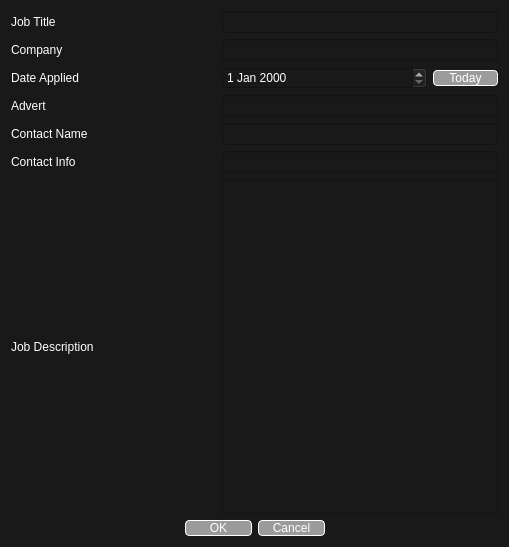
<?xml version="1.0" encoding="UTF-8"?>
<ui version="4.0">
 <class>NewAppDialog</class>
 <widget class="QDialog" name="NewAppDialog">
  <property name="geometry">
   <rect>
    <x>0</x>
    <y>0</y>
    <width>509</width>
    <height>547</height>
   </rect>
  </property>
  <property name="minimumSize">
   <size>
    <width>509</width>
    <height>547</height>
   </size>
  </property>
  <property name="windowTitle">
   <string>New Application</string>
  </property>
  <property name="styleSheet">
   <string notr="true">background-color : rgb(25,25,25);
color :  rgb(255,255,255)</string>
  </property>
  <layout class="QGridLayout" name="gridLayout">
   <item row="1" column="0">
    <layout class="QGridLayout" name="gridLayout_2">
     <item row="4" column="0">
      <widget class="QLabel" name="lContactName">
       <property name="text">
        <string>Contact Name</string>
       </property>
      </widget>
     </item>
     <item row="3" column="0">
      <widget class="QLabel" name="lAdLink">
       <property name="text">
        <string>Advert</string>
       </property>
       <property name="buddy">
        <cstring>AdvertLink</cstring>
       </property>
      </widget>
     </item>
     <item row="1" column="0">
      <widget class="QLabel" name="lCompany">
       <property name="text">
        <string>Company</string>
       </property>
       <property name="buddy">
        <cstring>CompanyName</cstring>
       </property>
      </widget>
     </item>
     <item row="2" column="2">
      <widget class="QPushButton" name="TodayButton">
       <property name="sizePolicy">
        <sizepolicy hsizetype="Fixed" vsizetype="Fixed">
         <horstretch>0</horstretch>
         <verstretch>0</verstretch>
        </sizepolicy>
       </property>
       <property name="minimumSize">
        <size>
         <width>65</width>
         <height>0</height>
        </size>
       </property>
       <property name="layoutDirection">
        <enum>Qt::LeftToRight</enum>
       </property>
       <property name="autoFillBackground">
        <bool>false</bool>
       </property>
       <property name="styleSheet">
        <string notr="true">background-color: rgb(155,155,155);
border:1px solid rgb(255,255,255);
border-radius: 4</string>
       </property>
       <property name="text">
        <string>Today</string>
       </property>
       <property name="default">
        <bool>false</bool>
       </property>
       <property name="flat">
        <bool>false</bool>
       </property>
      </widget>
     </item>
     <item row="6" column="1" colspan="2">
      <widget class="QPlainTextEdit" name="JobDescription"/>
     </item>
     <item row="2" column="1">
      <widget class="QDateEdit" name="ApplicationDate"/>
     </item>
     <item row="2" column="0">
      <widget class="QLabel" name="lAppDate">
       <property name="text">
        <string>Date Applied</string>
       </property>
       <property name="buddy">
        <cstring>ApplicationDate</cstring>
       </property>
      </widget>
     </item>
     <item row="0" column="0">
      <widget class="QLabel" name="lTitle">
       <property name="text">
        <string>Job Title</string>
       </property>
       <property name="buddy">
        <cstring>JobTitle</cstring>
       </property>
      </widget>
     </item>
     <item row="6" column="0">
      <widget class="QLabel" name="lDescription">
       <property name="text">
        <string>Job Description</string>
       </property>
       <property name="buddy">
        <cstring>JobDescription</cstring>
       </property>
      </widget>
     </item>
     <item row="5" column="0">
      <widget class="QLabel" name="lContactInfo">
       <property name="text">
        <string>Contact Info</string>
       </property>
      </widget>
     </item>
     <item row="5" column="1" colspan="2">
      <widget class="QLineEdit" name="ContactInfo"/>
     </item>
     <item row="4" column="1" colspan="2">
      <widget class="QLineEdit" name="ContactName"/>
     </item>
     <item row="3" column="1" colspan="2">
      <widget class="QLineEdit" name="AdvertLink"/>
     </item>
     <item row="1" column="1" colspan="2">
      <widget class="QLineEdit" name="CompanyName"/>
     </item>
     <item row="0" column="1" colspan="2">
      <widget class="QLineEdit" name="JobTitle"/>
     </item>
    </layout>
   </item>
   <item row="2" column="0">
    <widget class="QDialogButtonBox" name="buttonBox">
     <property name="enabled">
      <bool>true</bool>
     </property>
     <property name="styleSheet">
      <string notr="true">min-width : 65px;
background-color: rgb(155,155,155);
border:1px solid rgb(255,255,255);
border-radius: 4</string>
     </property>
     <property name="orientation">
      <enum>Qt::Horizontal</enum>
     </property>
     <property name="standardButtons">
      <set>QDialogButtonBox::Cancel|QDialogButtonBox::Ok</set>
     </property>
     <property name="centerButtons">
      <bool>true</bool>
     </property>
    </widget>
   </item>
  </layout>
 </widget>
 <tabstops>
  <tabstop>JobTitle</tabstop>
  <tabstop>CompanyName</tabstop>
  <tabstop>ApplicationDate</tabstop>
  <tabstop>TodayButton</tabstop>
  <tabstop>AdvertLink</tabstop>
  <tabstop>ContactName</tabstop>
  <tabstop>ContactInfo</tabstop>
  <tabstop>JobDescription</tabstop>
 </tabstops>
 <resources/>
 <connections>
  <connection>
   <sender>buttonBox</sender>
   <signal>rejected()</signal>
   <receiver>NewAppDialog</receiver>
   <slot>reject()</slot>
   <hints>
    <hint type="sourcelabel">
     <x>316</x>
     <y>260</y>
    </hint>
    <hint type="destinationlabel">
     <x>286</x>
     <y>274</y>
    </hint>
   </hints>
  </connection>
  <connection>
   <sender>buttonBox</sender>
   <signal>accepted()</signal>
   <receiver>NewAppDialog</receiver>
   <slot>accept()</slot>
   <hints>
    <hint type="sourcelabel">
     <x>248</x>
     <y>254</y>
    </hint>
    <hint type="destinationlabel">
     <x>157</x>
     <y>274</y>
    </hint>
   </hints>
  </connection>
 </connections>
</ui>
